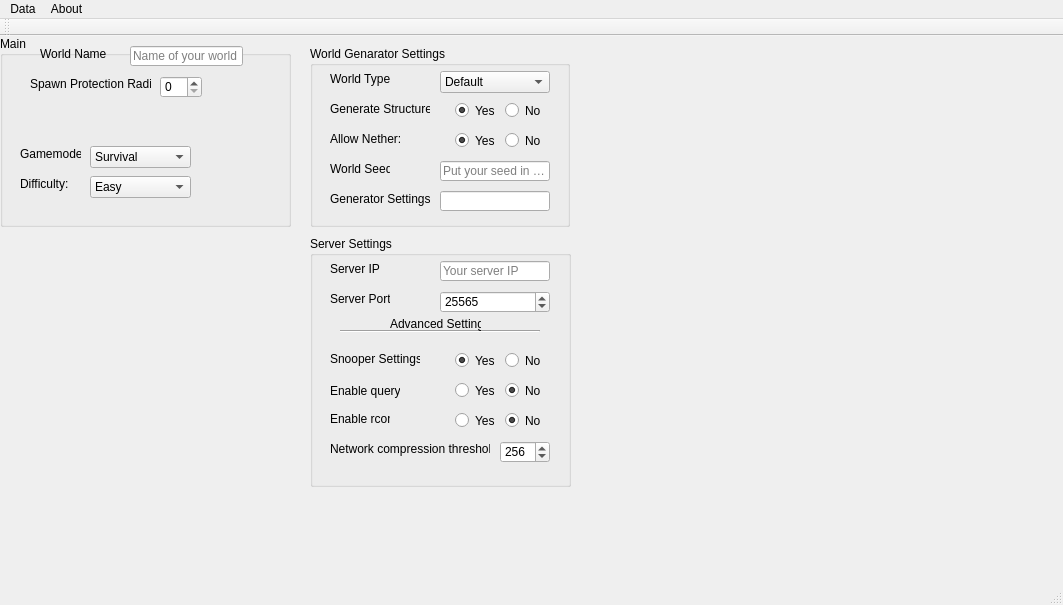
<?xml version="1.0" encoding="UTF-8"?>
<ui version="4.0">
 <class>MainWindow</class>
 <widget class="QMainWindow" name="MainWindow">
  <property name="geometry">
   <rect>
    <x>0</x>
    <y>0</y>
    <width>1063</width>
    <height>605</height>
   </rect>
  </property>
  <property name="windowTitle">
   <string>MainWindow</string>
  </property>
  <widget class="QWidget" name="centralWidget">
   <widget class="QGroupBox" name="groupBox">
    <property name="geometry">
     <rect>
      <x>0</x>
      <y>0</y>
      <width>291</width>
      <height>191</height>
     </rect>
    </property>
    <property name="title">
     <string>Main</string>
    </property>
    <widget class="QLabel" name="protection">
     <property name="geometry">
      <rect>
       <x>30</x>
       <y>40</y>
       <width>121</width>
       <height>16</height>
      </rect>
     </property>
     <property name="text">
      <string>Spawn Protection Radius</string>
     </property>
    </widget>
    <widget class="QSpinBox" name="spinBox">
     <property name="geometry">
      <rect>
       <x>160</x>
       <y>40</y>
       <width>42</width>
       <height>22</height>
      </rect>
     </property>
     <property name="minimum">
      <number>0</number>
     </property>
     <property name="maximum">
      <number>1337</number>
     </property>
    </widget>
    <widget class="QLineEdit" name="world_2">
     <property name="geometry">
      <rect>
       <x>130</x>
       <y>10</y>
       <width>113</width>
       <height>20</height>
      </rect>
     </property>
     <property name="placeholderText">
      <string>Name of your world</string>
     </property>
    </widget>
    <widget class="QLabel" name="world">
     <property name="geometry">
      <rect>
       <x>40</x>
       <y>10</y>
       <width>71</width>
       <height>16</height>
      </rect>
     </property>
     <property name="text">
      <string>World Name</string>
     </property>
    </widget>
    <widget class="QLabel" name="gamemode_2">
     <property name="geometry">
      <rect>
       <x>20</x>
       <y>110</y>
       <width>61</width>
       <height>16</height>
      </rect>
     </property>
     <property name="text">
      <string>Gamemode:</string>
     </property>
    </widget>
    <widget class="QComboBox" name="gamemode">
     <property name="geometry">
      <rect>
       <x>90</x>
       <y>110</y>
       <width>101</width>
       <height>22</height>
      </rect>
     </property>
     <item>
      <property name="text">
       <string>Survival</string>
      </property>
     </item>
     <item>
      <property name="text">
       <string>Creative</string>
      </property>
     </item>
     <item>
      <property name="text">
       <string>Advanture</string>
      </property>
     </item>
     <item>
      <property name="text">
       <string>Spectator</string>
      </property>
     </item>
    </widget>
    <widget class="QComboBox" name="comboBox">
     <property name="geometry">
      <rect>
       <x>90</x>
       <y>140</y>
       <width>101</width>
       <height>22</height>
      </rect>
     </property>
     <item>
      <property name="text">
       <string>Easy</string>
      </property>
     </item>
     <item>
      <property name="text">
       <string>Peaceful</string>
      </property>
     </item>
     <item>
      <property name="text">
       <string>Normal</string>
      </property>
     </item>
     <item>
      <property name="text">
       <string>Hard</string>
      </property>
     </item>
    </widget>
    <widget class="QLabel" name="label">
     <property name="geometry">
      <rect>
       <x>20</x>
       <y>140</y>
       <width>51</width>
       <height>16</height>
      </rect>
     </property>
     <property name="text">
      <string>Difficulty:</string>
     </property>
    </widget>
   </widget>
   <widget class="QGroupBox" name="groupBox_2">
    <property name="geometry">
     <rect>
      <x>310</x>
      <y>10</y>
      <width>260</width>
      <height>181</height>
     </rect>
    </property>
    <property name="title">
     <string>World Genarator Settings</string>
    </property>
    <widget class="QLabel" name="label_3">
     <property name="geometry">
      <rect>
       <x>20</x>
       <y>25</y>
       <width>60</width>
       <height>16</height>
      </rect>
     </property>
     <property name="toolTip">
      <string>&lt;html&gt;&lt;head/&gt;&lt;body&gt;&lt;p&gt;Determines the type of map that is generated.&lt;/p&gt;&lt;/body&gt;&lt;/html&gt;</string>
     </property>
     <property name="text">
      <string>World Type:</string>
     </property>
    </widget>
    <widget class="QComboBox" name="worldtype">
     <property name="geometry">
      <rect>
       <x>130</x>
       <y>25</y>
       <width>110</width>
       <height>22</height>
      </rect>
     </property>
     <property name="toolTip">
      <string>&lt;html&gt;&lt;head/&gt;&lt;body&gt;&lt;p&gt;&lt;span style=&quot; font-weight:600;&quot;&gt;Default&lt;/span&gt; - Standard world with hills, valleys, water, etc.&lt;/p&gt;&lt;p&gt;&lt;span style=&quot; font-weight:600;&quot;&gt;Large Biomes &lt;/span&gt;- Same as default but all biomes are larger.&lt;/p&gt;&lt;p&gt;&lt;span style=&quot; font-weight:600;&quot;&gt;Amplified &lt;/span&gt;- Same as default but world-generation height limit is increased.&lt;/p&gt;&lt;p&gt;&lt;span style=&quot; font-weight:600;&quot;&gt;Superflat &lt;/span&gt;- A flat world with no features, meant for building and testing.&lt;/p&gt;&lt;p&gt;&lt;span style=&quot; font-weight:600;&quot;&gt;Customized&lt;/span&gt; - First you have to generate a customized world in singleplayer and copy it to the server.&lt;/p&gt;&lt;/body&gt;&lt;/html&gt;</string>
     </property>
     <property name="whatsThis">
      <string>&lt;html&gt;&lt;head/&gt;&lt;body&gt;&lt;p&gt;&lt;br/&gt;&lt;/p&gt;&lt;/body&gt;&lt;/html&gt;</string>
     </property>
     <item>
      <property name="text">
       <string>Default</string>
      </property>
     </item>
     <item>
      <property name="text">
       <string>Large Biomes</string>
      </property>
     </item>
     <item>
      <property name="text">
       <string>Amplified</string>
      </property>
     </item>
     <item>
      <property name="text">
       <string>Superflat</string>
      </property>
     </item>
     <item>
      <property name="text">
       <string>Customized</string>
      </property>
     </item>
    </widget>
    <widget class="QLabel" name="label_2">
     <property name="geometry">
      <rect>
       <x>20</x>
       <y>55</y>
       <width>100</width>
       <height>16</height>
      </rect>
     </property>
     <property name="toolTip">
      <string>&lt;html&gt;&lt;head/&gt;&lt;body&gt;&lt;p&gt;Defines whether structures (such as villages) will be generated.&lt;/p&gt;&lt;p&gt;&lt;span style=&quot; font-weight:600;&quot;&gt;Note: &lt;/span&gt;&lt;span style=&quot; font-style:italic;&quot;&gt;Dungeons and Nether Fortresses will still generate if this is set to false.&lt;/span&gt;&lt;/p&gt;&lt;/body&gt;&lt;/html&gt;</string>
     </property>
     <property name="text">
      <string>Generate Structures:</string>
     </property>
    </widget>
    <widget class="QLabel" name="label_4">
     <property name="geometry">
      <rect>
       <x>20</x>
       <y>115</y>
       <width>60</width>
       <height>16</height>
      </rect>
     </property>
     <property name="toolTip">
      <string>&lt;html&gt;&lt;head/&gt;&lt;body&gt;&lt;p&gt;Add a seed for your world.&lt;/p&gt;&lt;p&gt;&lt;span style=&quot; font-weight:600;&quot;&gt;Examples:&lt;/span&gt; minecraft, 404, 1a2b3c.&lt;/p&gt;&lt;/body&gt;&lt;/html&gt;</string>
     </property>
     <property name="text">
      <string>World Seed:</string>
     </property>
    </widget>
    <widget class="QLineEdit" name="lineEdit">
     <property name="geometry">
      <rect>
       <x>130</x>
       <y>115</y>
       <width>110</width>
       <height>20</height>
      </rect>
     </property>
     <property name="placeholderText">
      <string>Put your seed in here</string>
     </property>
    </widget>
    <widget class="QLabel" name="label_5">
     <property name="geometry">
      <rect>
       <x>20</x>
       <y>145</y>
       <width>100</width>
       <height>16</height>
      </rect>
     </property>
     <property name="toolTip">
      <string>&lt;html&gt;&lt;head/&gt;&lt;body&gt;&lt;p&gt;&lt;span style=&quot; font-weight:600;&quot;&gt;!NOT FINISHED!&lt;/span&gt; this is just temporaly!&lt;/p&gt;&lt;p&gt;I made it like this, that you can edit it, if you know what you are doing!&lt;/p&gt;&lt;p&gt;&lt;span style=&quot; font-weight:600;&quot;&gt;DONT&lt;/span&gt; use it if you dont know how it works.&lt;/p&gt;&lt;p&gt;I will make a UI for this as soon as possible.&lt;/p&gt;&lt;/body&gt;&lt;/html&gt;</string>
     </property>
     <property name="text">
      <string>Generator Settings:</string>
     </property>
    </widget>
    <widget class="QLineEdit" name="lineEdit_2">
     <property name="geometry">
      <rect>
       <x>130</x>
       <y>145</y>
       <width>110</width>
       <height>20</height>
      </rect>
     </property>
    </widget>
    <widget class="QWidget" name="widget_3" native="true">
     <property name="geometry">
      <rect>
       <x>130</x>
       <y>55</y>
       <width>110</width>
       <height>20</height>
      </rect>
     </property>
     <widget class="QRadioButton" name="radioButton">
      <property name="geometry">
       <rect>
        <x>15</x>
        <y>1</y>
        <width>40</width>
        <height>17</height>
       </rect>
      </property>
      <property name="toolTip">
       <string>&lt;html&gt;&lt;head/&gt;&lt;body&gt;&lt;p&gt;Structures will be generated in new chunks.&lt;/p&gt;&lt;/body&gt;&lt;/html&gt;</string>
      </property>
      <property name="text">
       <string>Yes</string>
      </property>
      <property name="checked">
       <bool>true</bool>
      </property>
     </widget>
     <widget class="QRadioButton" name="radioButton_2">
      <property name="geometry">
       <rect>
        <x>65</x>
        <y>1</y>
        <width>40</width>
        <height>17</height>
       </rect>
      </property>
      <property name="toolTip">
       <string>&lt;html&gt;&lt;head/&gt;&lt;body&gt;&lt;p&gt;Structures will not be generated in new chunks.&lt;/p&gt;&lt;/body&gt;&lt;/html&gt;</string>
      </property>
      <property name="text">
       <string>No</string>
      </property>
     </widget>
    </widget>
    <widget class="QWidget" name="widget_5" native="true">
     <property name="geometry">
      <rect>
       <x>130</x>
       <y>85</y>
       <width>110</width>
       <height>20</height>
      </rect>
     </property>
     <widget class="QRadioButton" name="radioButton_9">
      <property name="geometry">
       <rect>
        <x>15</x>
        <y>1</y>
        <width>40</width>
        <height>17</height>
       </rect>
      </property>
      <property name="toolTip">
       <string>&lt;html&gt;&lt;head/&gt;&lt;body&gt;&lt;p&gt;Structures will be generated in new chunks.&lt;/p&gt;&lt;/body&gt;&lt;/html&gt;</string>
      </property>
      <property name="text">
       <string>Yes</string>
      </property>
      <property name="checked">
       <bool>true</bool>
      </property>
     </widget>
     <widget class="QRadioButton" name="radioButton_10">
      <property name="geometry">
       <rect>
        <x>65</x>
        <y>1</y>
        <width>40</width>
        <height>17</height>
       </rect>
      </property>
      <property name="toolTip">
       <string>&lt;html&gt;&lt;head/&gt;&lt;body&gt;&lt;p&gt;Structures will not be generated in new chunks.&lt;/p&gt;&lt;/body&gt;&lt;/html&gt;</string>
      </property>
      <property name="text">
       <string>No</string>
      </property>
     </widget>
    </widget>
    <widget class="QLabel" name="label_13">
     <property name="geometry">
      <rect>
       <x>20</x>
       <y>85</y>
       <width>70</width>
       <height>16</height>
      </rect>
     </property>
     <property name="text">
      <string>Allow Nether:</string>
     </property>
    </widget>
   </widget>
   <widget class="QGroupBox" name="groupBox_3">
    <property name="geometry">
     <rect>
      <x>310</x>
      <y>200</y>
      <width>261</width>
      <height>251</height>
     </rect>
    </property>
    <property name="toolTip">
     <string>&lt;html&gt;&lt;head/&gt;&lt;body&gt;&lt;p&gt;If you are running a private server, you most likely don't have to change anything here.&lt;/p&gt;&lt;/body&gt;&lt;/html&gt;</string>
    </property>
    <property name="title">
     <string>Server Settings</string>
    </property>
    <widget class="QLabel" name="label_6">
     <property name="geometry">
      <rect>
       <x>20</x>
       <y>25</y>
       <width>50</width>
       <height>16</height>
      </rect>
     </property>
     <property name="text">
      <string>Server IP:</string>
     </property>
    </widget>
    <widget class="QLabel" name="label_7">
     <property name="geometry">
      <rect>
       <x>20</x>
       <y>55</y>
       <width>60</width>
       <height>16</height>
      </rect>
     </property>
     <property name="text">
      <string>Server Port:</string>
     </property>
    </widget>
    <widget class="QSpinBox" name="spinBox_2">
     <property name="geometry">
      <rect>
       <x>130</x>
       <y>55</y>
       <width>110</width>
       <height>22</height>
      </rect>
     </property>
     <property name="maximum">
      <number>65535</number>
     </property>
     <property name="value">
      <number>25565</number>
     </property>
    </widget>
    <widget class="QLabel" name="label_8">
     <property name="geometry">
      <rect>
       <x>20</x>
       <y>175</y>
       <width>60</width>
       <height>16</height>
      </rect>
     </property>
     <property name="text">
      <string>Enable rcon:</string>
     </property>
    </widget>
    <widget class="QLabel" name="label_9">
     <property name="geometry">
      <rect>
       <x>20</x>
       <y>145</y>
       <width>70</width>
       <height>20</height>
      </rect>
     </property>
     <property name="text">
      <string>Enable query:</string>
     </property>
    </widget>
    <widget class="QWidget" name="widget" native="true">
     <property name="geometry">
      <rect>
       <x>130</x>
       <y>115</y>
       <width>110</width>
       <height>20</height>
      </rect>
     </property>
     <widget class="QRadioButton" name="radioButton_3">
      <property name="geometry">
       <rect>
        <x>15</x>
        <y>1</y>
        <width>40</width>
        <height>17</height>
       </rect>
      </property>
      <property name="text">
       <string>Yes</string>
      </property>
      <property name="checked">
       <bool>true</bool>
      </property>
     </widget>
     <widget class="QRadioButton" name="radioButton_4">
      <property name="geometry">
       <rect>
        <x>65</x>
        <y>1</y>
        <width>40</width>
        <height>17</height>
       </rect>
      </property>
      <property name="text">
       <string>No</string>
      </property>
      <property name="checked">
       <bool>false</bool>
      </property>
     </widget>
    </widget>
    <widget class="QWidget" name="widget_2" native="true">
     <property name="geometry">
      <rect>
       <x>130</x>
       <y>145</y>
       <width>110</width>
       <height>20</height>
      </rect>
     </property>
     <widget class="QRadioButton" name="radioButton_6">
      <property name="geometry">
       <rect>
        <x>65</x>
        <y>1</y>
        <width>40</width>
        <height>17</height>
       </rect>
      </property>
      <property name="text">
       <string>No</string>
      </property>
      <property name="checked">
       <bool>true</bool>
      </property>
     </widget>
     <widget class="QRadioButton" name="radioButton_5">
      <property name="geometry">
       <rect>
        <x>15</x>
        <y>1</y>
        <width>40</width>
        <height>17</height>
       </rect>
      </property>
      <property name="text">
       <string>Yes</string>
      </property>
     </widget>
    </widget>
    <widget class="QLineEdit" name="lineEdit_3">
     <property name="geometry">
      <rect>
       <x>130</x>
       <y>25</y>
       <width>110</width>
       <height>20</height>
      </rect>
     </property>
     <property name="placeholderText">
      <string>Your server IP</string>
     </property>
    </widget>
    <widget class="QLabel" name="label_10">
     <property name="geometry">
      <rect>
       <x>20</x>
       <y>205</y>
       <width>160</width>
       <height>16</height>
      </rect>
     </property>
     <property name="text">
      <string>Network compression threshold:</string>
     </property>
    </widget>
    <widget class="QSpinBox" name="spinBox_3">
     <property name="geometry">
      <rect>
       <x>190</x>
       <y>205</y>
       <width>50</width>
       <height>22</height>
      </rect>
     </property>
     <property name="minimum">
      <number>64</number>
     </property>
     <property name="maximum">
      <number>1500</number>
     </property>
     <property name="value">
      <number>256</number>
     </property>
    </widget>
    <widget class="QWidget" name="widget_4" native="true">
     <property name="geometry">
      <rect>
       <x>130</x>
       <y>175</y>
       <width>110</width>
       <height>20</height>
      </rect>
     </property>
     <widget class="QRadioButton" name="radioButton_7">
      <property name="geometry">
       <rect>
        <x>65</x>
        <y>1</y>
        <width>40</width>
        <height>17</height>
       </rect>
      </property>
      <property name="text">
       <string>No</string>
      </property>
      <property name="checked">
       <bool>true</bool>
      </property>
     </widget>
     <widget class="QRadioButton" name="radioButton_8">
      <property name="geometry">
       <rect>
        <x>15</x>
        <y>1</y>
        <width>40</width>
        <height>17</height>
       </rect>
      </property>
      <property name="text">
       <string>Yes</string>
      </property>
      <property name="checked">
       <bool>false</bool>
      </property>
     </widget>
    </widget>
    <widget class="QLabel" name="label_11">
     <property name="geometry">
      <rect>
       <x>20</x>
       <y>115</y>
       <width>90</width>
       <height>16</height>
      </rect>
     </property>
     <property name="text">
      <string>Snooper Settings:</string>
     </property>
    </widget>
    <widget class="Line" name="line">
     <property name="geometry">
      <rect>
       <x>30</x>
       <y>85</y>
       <width>200</width>
       <height>20</height>
      </rect>
     </property>
     <property name="orientation">
      <enum>Qt::Horizontal</enum>
     </property>
    </widget>
    <widget class="QLabel" name="label_12">
     <property name="geometry">
      <rect>
       <x>80</x>
       <y>80</y>
       <width>91</width>
       <height>16</height>
      </rect>
     </property>
     <property name="text">
      <string>Advanced Settings</string>
     </property>
    </widget>
   </widget>
  </widget>
  <widget class="QMenuBar" name="menuBar">
   <property name="geometry">
    <rect>
     <x>0</x>
     <y>0</y>
     <width>1063</width>
     <height>21</height>
    </rect>
   </property>
   <widget class="QMenu" name="menuSPE">
    <property name="title">
     <string>Data</string>
    </property>
   </widget>
   <widget class="QMenu" name="menuMC_1_8">
    <property name="title">
     <string>About</string>
    </property>
   </widget>
   <addaction name="menuSPE"/>
   <addaction name="menuMC_1_8"/>
  </widget>
  <widget class="QToolBar" name="mainToolBar">
   <attribute name="toolBarArea">
    <enum>TopToolBarArea</enum>
   </attribute>
   <attribute name="toolBarBreak">
    <bool>false</bool>
   </attribute>
  </widget>
  <widget class="QStatusBar" name="statusBar"/>
 </widget>
 <layoutdefault spacing="6" margin="11"/>
 <resources/>
 <connections/>
</ui>
